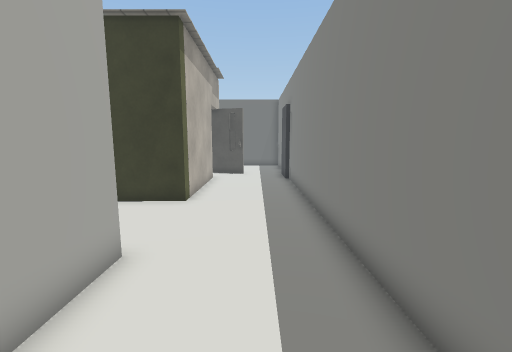
view 1 (above)

16 first-person views from a walk through a Unity game level. The camera is 1.2 m above the floor, tilts 8° down and sees 90° across. The floor is counted in squares, 0.5 m on a side. Each view is taken from the middle of a square. On the plan, view 1 faces up. The plan holds only what a view shows up to about 17 squares ahead; the rest is blank. The place goes on beyond the plan. The player is left out. Some surface patterns are stand-ins.

view 2
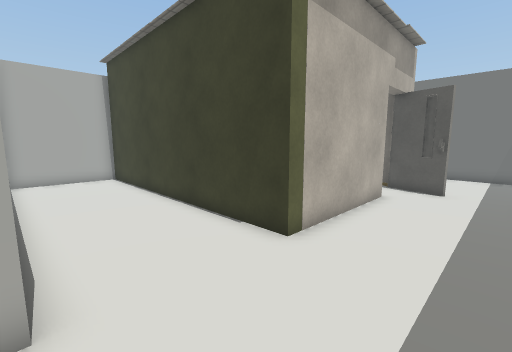

view 3
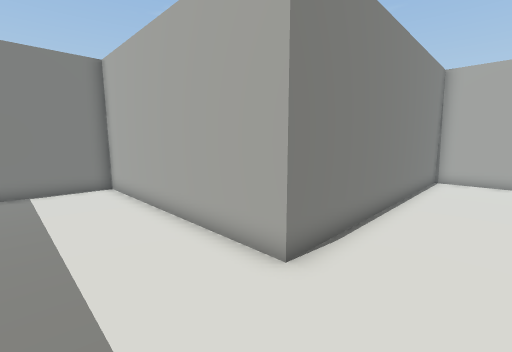

view 4
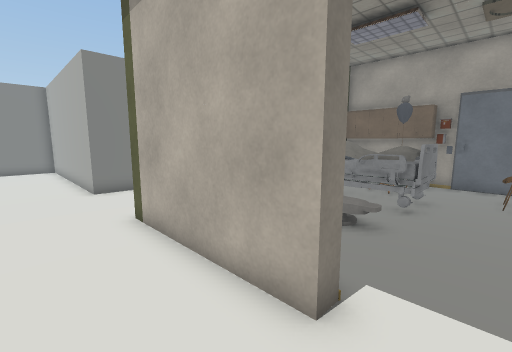

view 5
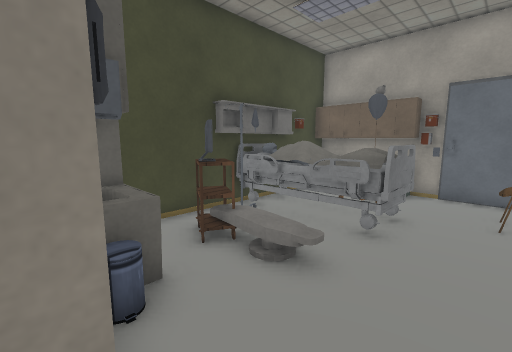

view 6
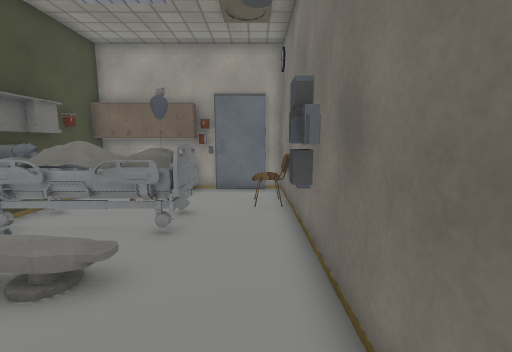

view 7
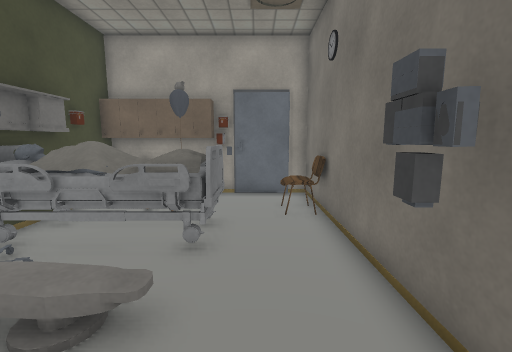

view 8
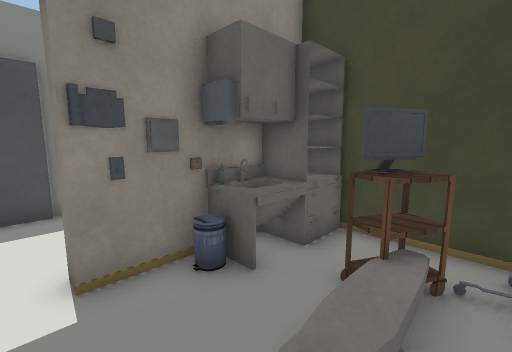

view 9
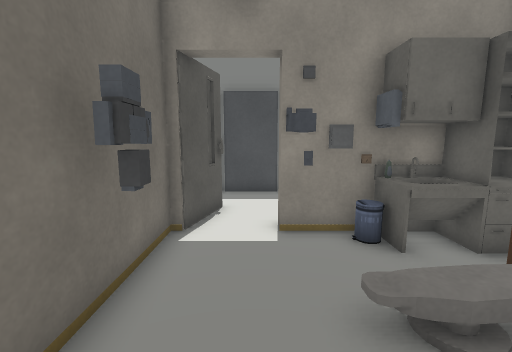

view 10
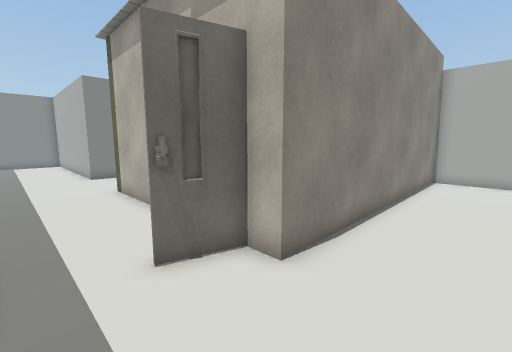

view 11
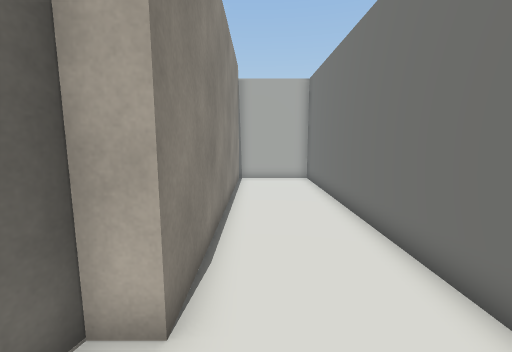

view 12
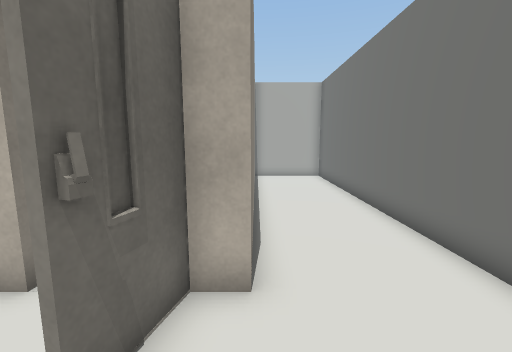

view 13
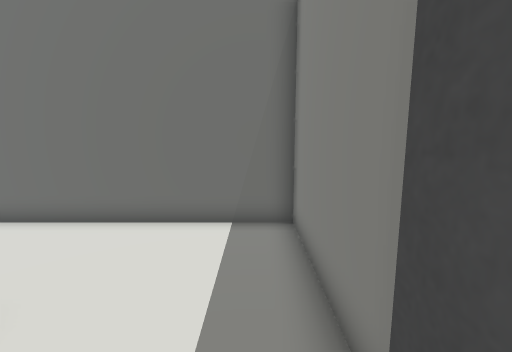

view 14
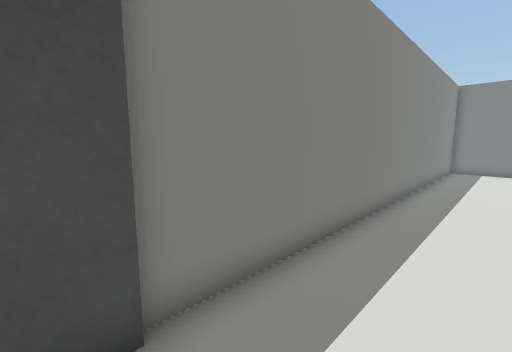

view 15
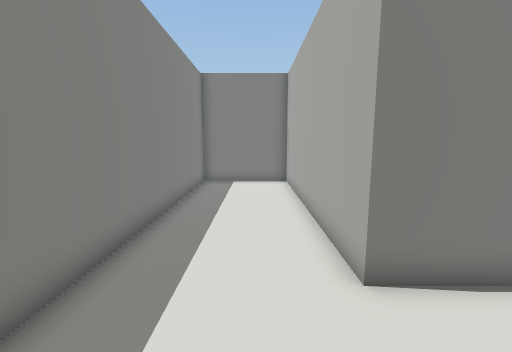

view 16
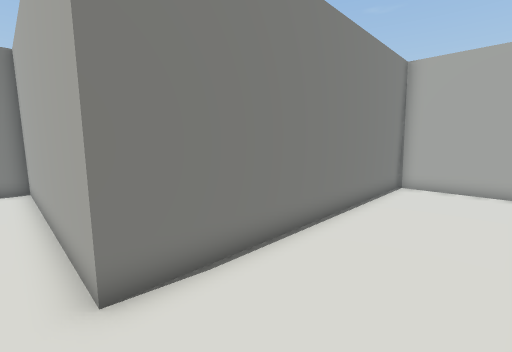

### Floor plan
Key: @ floor where view 1 was taken; # wall or solid block; . floor; = window, fence, low wall or low ledge; O other object.
Columns run from 16 left of view 1 to 2 right of it. Each row starts with its distance up from view 1.
 24 ###################
 23 #.................#
 22 #.................#
 21 #.................#
 20 ##############....#
 19 ####O#####O#####..#
 18  #.OO....#=...##..#
 17 ##...........O....#
 16 ##...OOO....#O....#
 15 #O.  OOO.O..##....#
 14 #O    OO.O.OO# ...#
 13 #O O  OO.OOOO#....#
 12 #O . OOOOO.OO#....#
 11 # ###OOO#  OO#....#
 10 ##############....#
  9 #.................#
  8 #.................#
  7 #.................#
  6 #.................#
  5 ##############....#
  4              #....#
  3              #....#
  2              #....#
  1              #....#
  0              #..@.#
 -1              #....#
 -2              #....#
 -3              #....#
 -4              #....#
 -5              #....#
 -6              ######

Where each view was taken, in squares from view 1:
view 1: 0 up, 0 right, facing up
view 2: 5 up, 1 right, facing up-left
view 3: 8 up, 1 right, facing down-left
view 4: 18 up, 0 right, facing down-left
view 5: 18 up, 3 left, facing down-left
view 6: 18 up, 3 left, facing left
view 7: 17 up, 4 left, facing left
view 8: 17 up, 8 left, facing down-right
view 9: 17 up, 10 left, facing right
view 10: 23 up, 1 right, facing down-left
view 11: 21 up, 0 right, facing left
view 12: 20 up, 1 right, facing left
view 13: 17 up, 1 right, facing up
view 14: 17 up, 1 left, facing down-right
view 15: 9 up, 1 left, facing down
view 16: 9 up, 2 left, facing down-left
